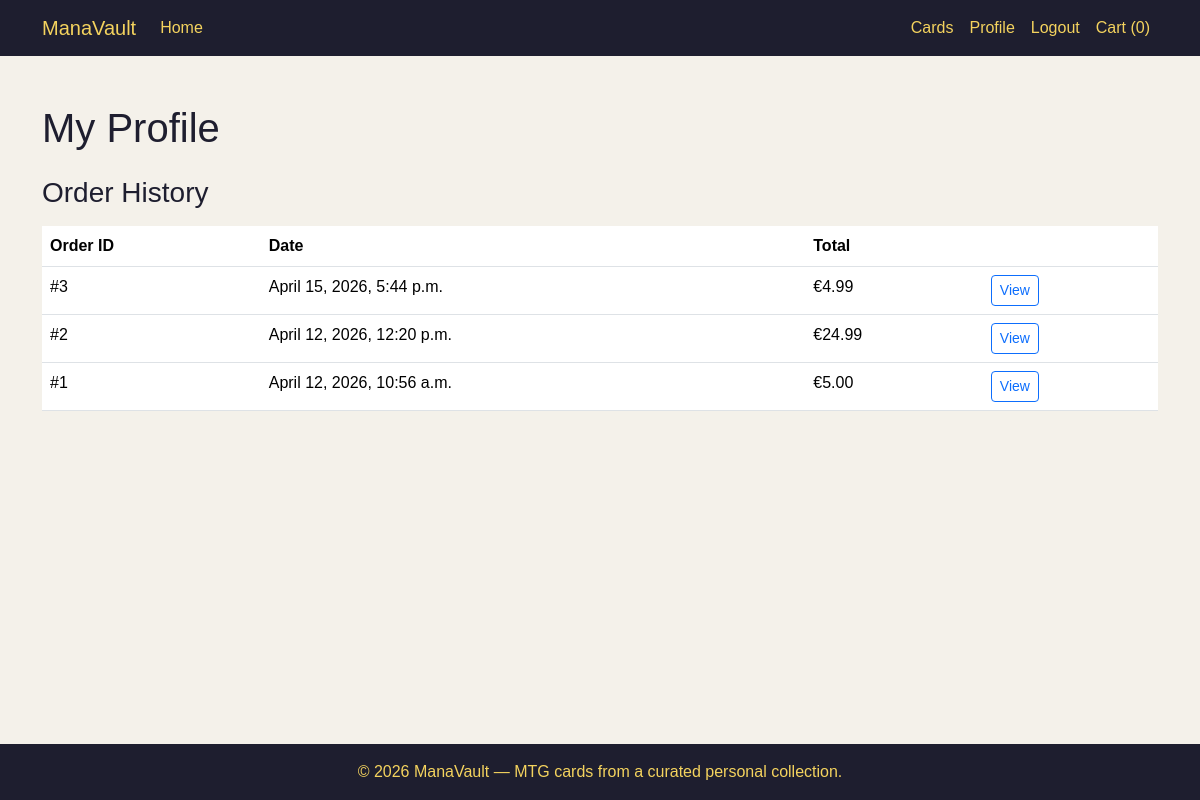
Page /profiles/ (signed in) on the committed database.
### checkout/models.py (models this page shows, shortened)
class Order(models.Model):
    user = models.ForeignKey(User, on_delete=models.CASCADE, null=True, blank=True)
    full_name = models.CharField(max_length=50)
    email = models.EmailField()
    phone_number = models.CharField(max_length=20)
    country = models.CharField(max_length=40)
    postcode = models.CharField(max_length=20)
    town_or_city = models.CharField(max_length=40)
    street_address1 = models.CharField(max_length=80)
    street_address2 = models.CharField(max_length=80, blank=True)
    county = models.CharField(max_length=80, blank=True)
    date = models.DateTimeField(auto_now_add=True)
    order_total = models.DecimalField(max_digits=10, decimal_places=2, default=0)

### profiles/views.py (the view)
# urls.py: path('', profile, name='profile'),
@login_required
def profile(request):
    orders = Order.objects.filter(user=request.user).order_by('-date')
    return render(request, 'profiles/profile.html', {
        'orders': orders,
    })

### templates/profiles/profile.html (shortened to what this page needs)
{% extends 'base.html' %}
{% block content %}
<div class="py-4">
    <h1 class="mb-4">My Profile</h1>
    <h3 class="mb-3">Order History</h3>
    {% if orders %}
        <div class="table-responsive">
            <table class="table">
                <thead>
                    <tr>
                        <th>Order ID</th>
                        <th>Date</th>
                        <th>Total</th>
                        <th></th>
                    </tr>
                </thead>
                <tbody>
                    {% for order in orders %}
                        <tr>
                            <td>#{{ order.id }}</td>
                            <td>{{ order.date }}</td>
                            <td>€{{ order.order_total }}</td>
                            <td>
                                <a href="{% url 'order_detail' order.id %}" class="btn btn-sm btn-outline-primary">
                                    View
                                </a>
                            </td>
                        </tr>
                    {% endfor %}
                </tbody>
            </table>
        </div>
    {% else %}
        <p>You have no orders yet.</p>
    {% endif %}
</div>
{% endblock %}

### static/css/base.css (style rules this page uses)
body { min-height: 100vh; display: flex; flex-direction: column; background-color: #f4f1ea; color: #1f1f1f; font-family: Arial, sans-serif; }
h1, h2, h3, h4, h5 { color: #1e1e2f; }

### rows in the picture
Order: id "3", date "April 15, 2026, 5:44 p.m.", order_total "4.99"
Order: id "2", date "April 12, 2026, 12:20 p.m.", order_total "24.99"
Order: id "1", date "April 12, 2026, 10:56 a.m.", order_total "5.00"

### other values in the picture
{{ request.session.cart|length|default:0 }} "0"
